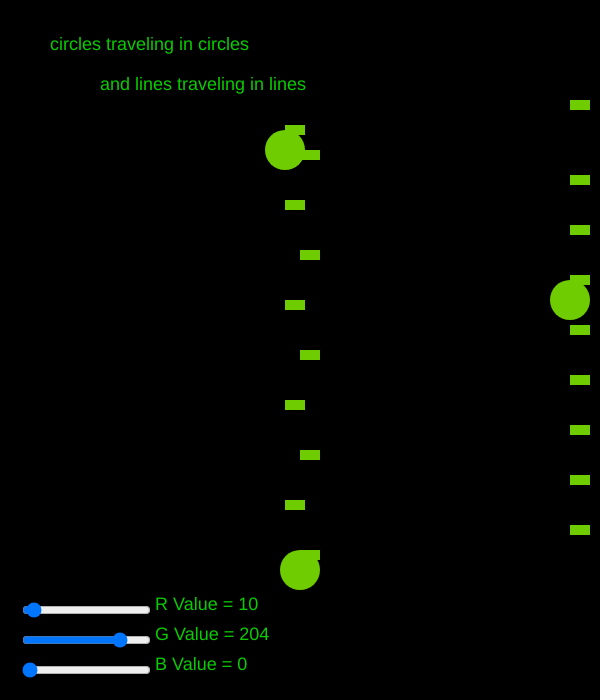
Frame 1 (no input)
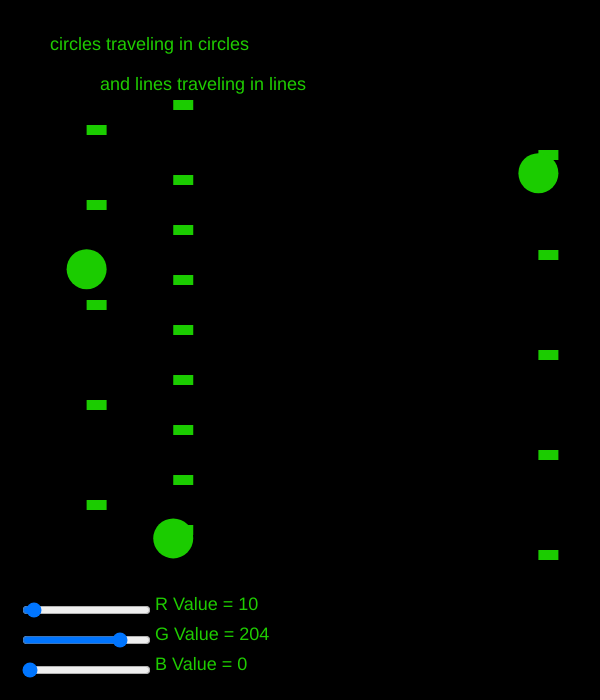
Frame 60 (no input)
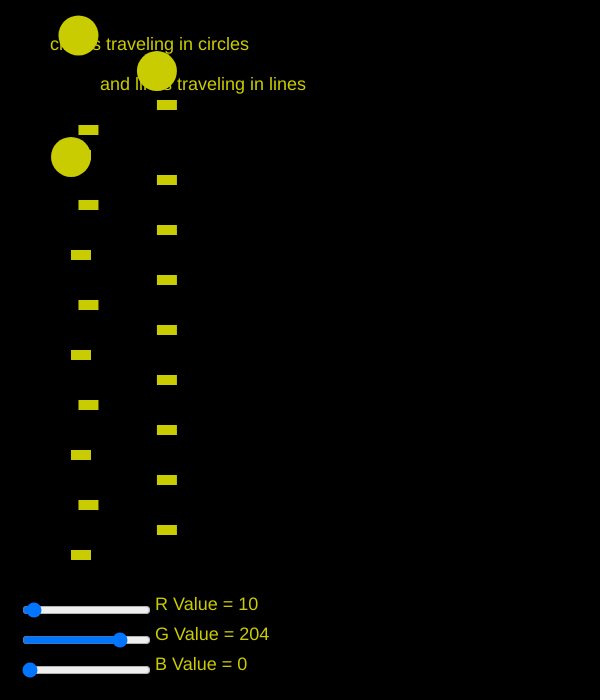
Frame 120 (the mouse pressed at the canvas centre since frame 60)

The p5.js sketch that drew these frames (run headless with seeded random() and noise() and a simulated clock; from frame 60 on, the mouse is pressed at the canvas centre):

// p5.js sketch
// ── sketch.js
var diameter; 
var angle = 0;
H = 600;
W = 600
function setup() {
  angleMode(DEGREES)
  createCanvas(W, H+100);
  diameter = H - 10;
  noStroke();
  fill(10, 204, 0);
  
  rSlider = createSlider(0, 255, 10);
  rSlider.position(20, 600);
  gSlider = createSlider(0, 255, 204);
  gSlider.position(20, 630);
  bSlider = createSlider(0, 255, 0);
  bSlider.position(20, 660);
 
}

function draw() {
  background(0);
  textSize(18);
  noStroke();
  text("R Value = "+rSlider.value(),20+5+130,rSlider.y+10)
  text("G Value = "+gSlider.value(),20+5+130,gSlider.y+10)
  text("B Value = "+bSlider.value(),20+5+130,bSlider.y+10)
  text('circles traveling in circles', 50, 50) 
  text('and lines traveling in lines', 100, 90)
  
  var d1 =  SineWave(angle,110,100,4,0);
  var x1 =  SineWave(angle,width/2,.9*width/2,2,0)
  var y1 =  SineWave(angle,width/2,.9*width/2,2,90)
  var c1 =  SineWave(angle,128,120,1,0)
  
    fill(d1,gSlider.value(),bSlider.value(),255);

  //ellipse(width/2, height/2, d1/2, d1);
 // ellipse(height/2, width/2, d1/3, d1);
rect(y1, 100, 20, 10);
  rect(y1/2, 125, 20, 10);
  rect(x1, 150, 20, 10);
  rect(y1, 175, 20, 10);
  rect(y1/2, 200, 20, 10);
  rect(y1, 225, 20, 10);
  rect(x1, 250, 20, 10);
  rect(y1, 275, 20, 10);
  rect(y1/2, 300, 20, 10);
  rect(y1, 325, 20, 10);
  rect(x1, 350, 20, 10);
  rect(y1, 375, 20, 10);
  rect(y1/2, 400, 20, 10);
  rect(y1, 425, 20, 10);
  rect(x1, 450, 20, 10);
  rect(y1, 475, 20, 10);
  rect(y1/2, 500, 20, 10);
  rect(y1, 525, 20, 10);
  rect(x1, 550, 20, 10);
  
 // ellipse(x1, height/2, 10, 10);
  //ellipse(width/2, y1, 10, 20);
  ellipse(x1, y1, 40, 40);
  ellipse(y1,x1, 40,40);
  ellipse(y1/2, x1/2, 40,40)
  //fill(c1,c1,c1,255);
  //ellipse(width/2, 200, 40, 40);
  
  angle= angle+1;
}


// 1  let's talk about this function
function SineWave(t,Mean,Amplitude,Frequency,Phase) { //t:angles
   var Output = Mean + Amplitude*sin(Frequency*t+Phase);
   return Output;
}
   
   
   
   
